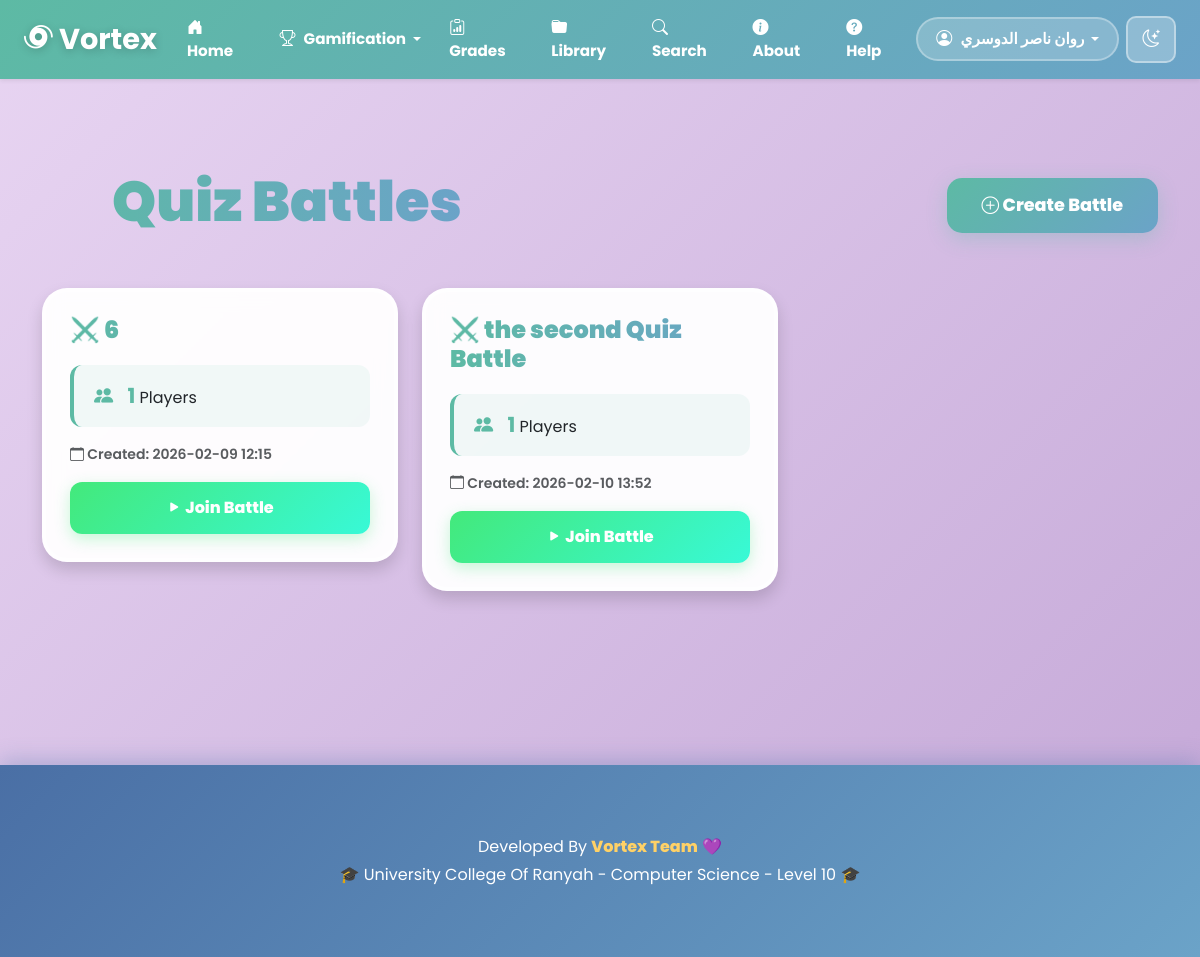
The app's page /quiz-battles (signed in) with its own data.
### models.py (models this page shows)
class User(UserMixin, db.Model):
    id = db.Column(db.Integer, primary_key=True)
    username = db.Column(db.String(80), unique=True, nullable=False)
    email = db.Column(db.String(120), unique=True, nullable=False)
    password = db.Column(db.String(200), nullable=False)
    score = db.Column(db.Integer, default=0)
    level = db.Column(db.Integer, default=1)
    created_at = db.Column(db.DateTime, default=datetime.utcnow)
    uploads = db.relationship('Upload', backref='user', lazy=True)
    quiz_results = db.relationship('QuizResult', backref='user', lazy=True)
    battle_participations = db.relationship('BattleParticipant', backref='user', lazy=True)
    reviews = db.relationship('Review', backref='user', lazy=True)

class QuizBattle(db.Model):
    id = db.Column(db.Integer, primary_key=True)
    title = db.Column(db.String(200), nullable=False)
    created_at = db.Column(db.DateTime, default=datetime.utcnow)
    status = db.Column(db.String(50), default='active')
    winner_id = db.Column(db.Integer, db.ForeignKey('user.id'), nullable=True)
    participants = db.relationship('BattleParticipant', backref='battle', lazy=True)

### app.py (the view)
@app.route('/quiz-battles')
@login_required
def quiz_battles():
    battles = QuizBattle.query.filter_by(status='active').all()
    return render_template('quiz_battles.html', battles=battles)

### app.py (called while the page is built)
@login_manager.user_loader
def load_user(user_id):
    return User.query.get(int(user_id))

### templates/quiz_battles.html (shortened to what this page needs)
<!DOCTYPE html>
<html lang="en">
<head>
    <link href="https://cdn.jsdelivr.net/npm/bootstrap@5.3.2/dist/css/bootstrap.min.css" rel="stylesheet">
    <link href="https://cdn.jsdelivr.net/npm/bootstrap-icons/font/bootstrap-icons.css" rel="stylesheet">
</head>
<body class="light-mode">
{% include 'navbar.html' %}
<div class="container mt-5">
    <div class="page-header d-flex justify-content-between align-items-center">
        <h1>Quiz Battles</h1>
        <button class="btn btn-primary" data-bs-toggle="modal" data-bs-target="#createBattleModal">
            <i class="bi bi-plus-circle"></i> Create Battle
        </button>
    </div>
    <div class="row">
        {% if battles %}
            {% for battle in battles %}
            <div class="col-md-4 mb-4">
                <div class="card battle-card shadow p-4"
                     onclick="window.location.href='{{ url_for('battle_room', battle_id=battle.id) }}'">
                    <h5>⚔️ {{ battle.title }}</h5>
                    <div class="battle-info">
                        <i class="bi bi-people-fill"></i>
                        <strong>{{ battle.participants|length }}</strong> Players
                    </div>
                    <div class="mb-3">
                        <small class="text-muted" style="font-weight: 600;">
                            <i class="bi bi-calendar"></i>
                            Created: {{ battle.created_at.strftime('%Y-%m-%d %H:%M') }}
                        </small>
                    </div>
                    <button class="btn btn-success w-100" onclick="event.stopPropagation();">
                        <i class="bi bi-play-fill"></i> Join Battle
                    </button>
                </div>
            </div>
            {% endfor %}
        {% endif %}
    </div>
</div>
<footer>
    <div class="container text-center">
        <p class="mb-1">Developed By <strong>Vortex Team</strong> 💜</p>
        <p class="mb-0">🎓 University College Of Ranyah - Computer Science - Level 10 🎓</p>
    </div>
</footer>
</body>
</html>

### templates/navbar.html (shortened to what this page needs)
<nav class="navbar navbar-expand-lg px-4 shadow-sm">
    <a class="navbar-brand fw-bold" href="{{ url_for('home') }}">
        <i class="bi bi-hurricane"></i> Vortex
    </a>
    <div class="collapse navbar-collapse" id="navbarMenu">
        <ul class="navbar-nav ms-auto align-items-center">
            <li class="nav-item">
                <a class="nav-link" href="{{ url_for('home') }}">
                    <i class="bi bi-house-door-fill"></i> Home
                </a>
            </li>
            {% if current_user.is_authenticated %}
            <li class="nav-item dropdown">
                <a class="nav-link dropdown-toggle" href="#" id="gamificationDropdown"
                   role="button" data-bs-toggle="dropdown" aria-expanded="false">
                    <i class="bi bi-trophy"></i> Gamification
                </a>
            </li>
            <li class="nav-item">
                <a class="nav-link" href="{{ url_for('grading_center') }}">
                    <i class="bi bi-clipboard-data"></i> Grades
                </a>
            </li>
            <li class="nav-item">
                <a class="nav-link" href="{{ url_for('shared_library') }}">
                    <i class="bi bi-folder-fill"></i> Library
                </a>
            </li>
            <li class="nav-item">
                <a class="nav-link" href="{{ url_for('search') }}">
                    <i class="bi bi-search"></i> Search
                </a>
            </li>
            {% endif %}
            <li class="nav-item">
                <a class="nav-link" href="{{ url_for('about') }}">
                    <i class="bi bi-info-circle-fill"></i> About
                </a>
            </li>
            <li class="nav-item">
                <a class="nav-link" href="{{ url_for('help_page') }}">
                    <i class="bi bi-question-circle-fill"></i> Help
                </a>
            </li>
            {% if current_user.is_authenticated %}
            <li class="nav-item dropdown">
                <a class="nav-link dropdown-toggle user-dropdown" href="#" id="userDropdown"
                   role="button" data-bs-toggle="dropdown" aria-expanded="false">
                    <i class="bi bi-person-circle"></i> {{ current_user.username }}
                </a>
            </li>
            {% endif %}
            <li class="nav-item">
                <button id="toggle-mode" class="btn btn-mode">
                    <i class="bi bi-moon-stars"></i>
                </button>
            </li>
        </ul>
    </div>
</nav>

### templates/quiz_battles.html (style rules this page uses)
:root { --bg-lavender: #E8D5F2; --bg-purple: #C4A7D7; --teal: #5DBAA4; --teal-light: #7DD3BD; --yellow: #FFD166; --pink: #FFB3BA; --coral: #FF9AA2; --blue: #6BA3C8; --navy: #4A6FA5; --text: #2C2C54; }
* { font-family: 'Poppins', 'Cairo', sans-serif; }
body.light-mode { background: linear-gradient(135deg, var(--bg-lavender) 0%, var(--bg-purple) 100%); color: var(--text); min-height: 100vh; }
.container { padding-top: 40px; padding-bottom: 40px; }
.page-header { margin-bottom: 45px; }
.page-header h1 { font-size: 3.5rem; font-weight: 900; background: linear-gradient(90deg, var(--teal), var(--blue)); -webkit-background-clip: text; -webkit-text-fill-color: transparent; position: relative; padding-left: 70px; }
.page-header h1::before { content: '⚔️'; position: absolute; left: 0; font-size: 4rem; }
.card { background: rgba(255, 255, 255, 0.95); backdrop-filter: blur(10px); border-radius: 25px; border: 4px solid rgba(255, 255, 255, 0.6); box-shadow: 0 10px 35px rgba(108, 91, 123, 0.2); margin-bottom: 30px; transition: all 0.3s ease; }
.battle-card { cursor: pointer; position: relative; overflow: hidden; }
.battle-card::before { content: ''; position: absolute; top: -50%; left: -50%; width: 200%; height: 200%; background: radial-gradient(circle, rgba(93, 186, 164, 0.1) 0%, transparent 70%); opacity: 0; transition: opacity 0.3s ease; }
.battle-card h5 { background: linear-gradient(90deg, var(--teal), var(--blue)); -webkit-background-clip: text; -webkit-text-fill-color: transparent; font-weight: 900; font-size: 1.5rem; margin-bottom: 20px; }
.battle-card .battle-info { padding: 15px 20px; background: rgba(93, 186, 164, 0.08); border-radius: 12px; margin-bottom: 15px; border-left: 4px solid var(--teal); }
.battle-card .battle-info i { color: var(--teal); font-size: 1.2rem; margin-right: 10px; }
.battle-card .battle-info strong { font-size: 1.3rem; color: var(--teal); }
.btn-primary { background: linear-gradient(135deg, var(--teal), var(--blue)); border: none; border-radius: 15px; padding: 14px 35px; font-weight: 800; font-size: 1.1rem; box-shadow: 0 6px 20px rgba(93, 186, 164, 0.3); transition: all 0.3s ease; }
.btn-success { background: linear-gradient(135deg, #43e97b, #38f9d7); border: none; font-weight: 800; padding: 14px 30px; border-radius: 12px; transition: all 0.3s ease; box-shadow: 0 5px 15px rgba(67, 233, 123, 0.3); }
footer { background: linear-gradient(135deg, var(--navy), var(--blue)); color: white; padding: 30px 0; margin-top: 80px; text-align: center; box-shadow: 0 -5px 20px rgba(74, 111, 165, 0.3); }
footer strong { color: var(--yellow); font-weight: 800; }

### templates/navbar.html (style rules this page uses)
.navbar { background: linear-gradient(135deg, #5DBAA4, #6BA3C8); transition: all 0.5s ease; box-shadow: 0 4px 20px rgba(93, 186, 164, 0.3); backdrop-filter: blur(10px); position: fixed !important; top: 0; left: 0; right: 0; z-index: 1050; }
body { padding-top: 80px; }
.navbar-brand { color: white !important; font-size: 1.8rem; font-weight: 900; text-shadow: 0 2px 10px rgba(0,0,0,0.2); transition: transform 0.3s ease; }
.navbar-brand i { animation: spin 3s linear infinite; }
.navbar-nav { gap: 0 !important; }
.nav-link { color: white !important; font-weight: 700; transition: all 0.3s ease; padding: 8px 12px !important; margin: 0 2px; border-radius: 10px; font-size: 0.95rem; }
.nav-link i { margin-right: 5px; font-size: 1rem; }
.user-dropdown { background: rgba(255,255,255,0.2); border-radius: 25px; padding: 8px 18px !important; border: 2px solid rgba(255,255,255,0.3); }
.btn-mode { background: rgba(255,255,255,0.25); border: 2px solid rgba(255,255,255,0.4); color: white; border-radius: 10px; padding: 8px 14px; transition: all 0.3s ease; font-size: 1.1rem; margin-left: 5px; }

### records on screen
User: username "روان ناصر الدوسري"
QuizBattle: title "6", participants|length "1", created_at "2026-02-09 12:15"
QuizBattle: title "the second Quiz Battle", participants|length "1", created_at "2026-02-10 13:52"
